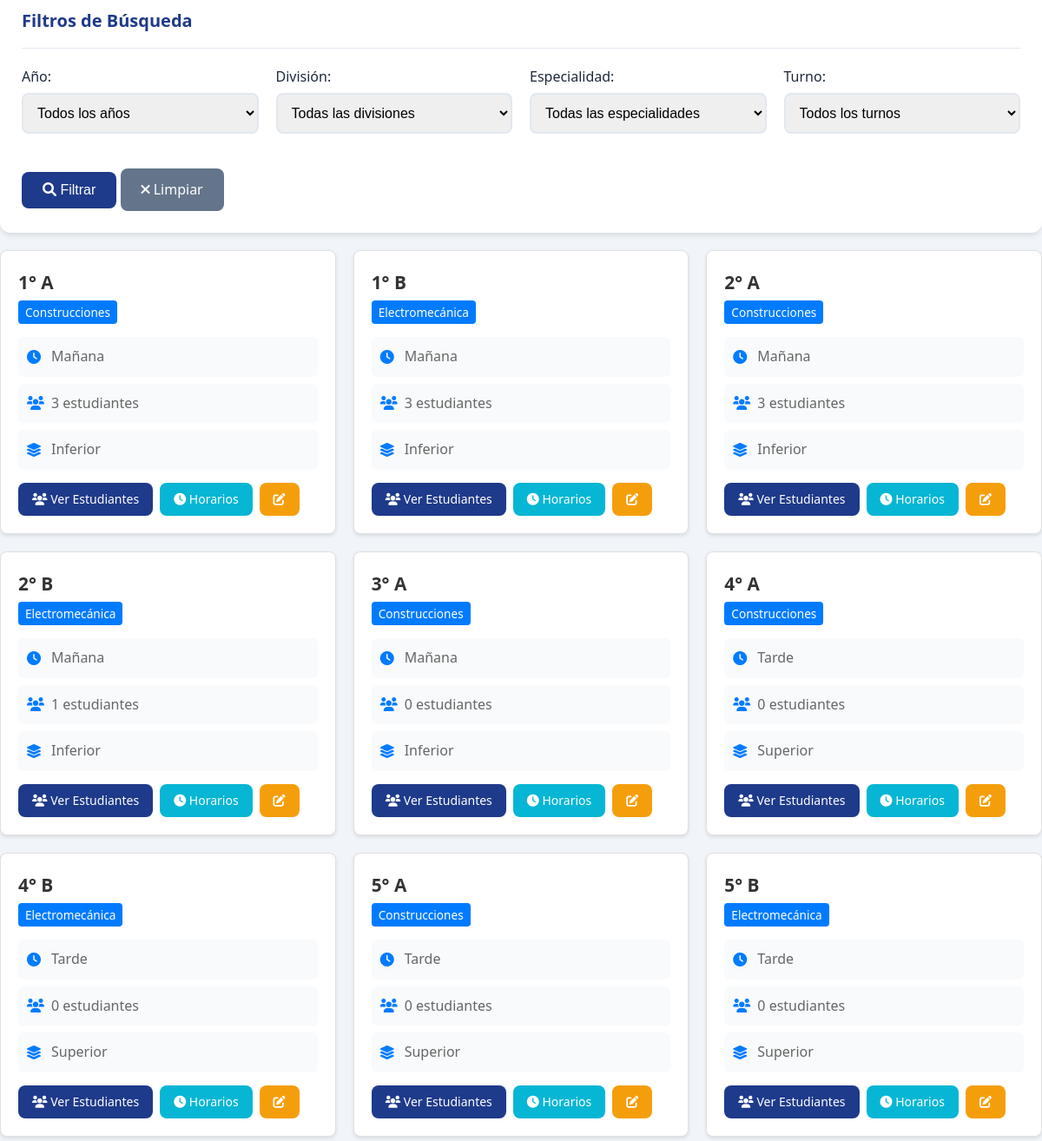
The app's page /cursos.php (signed in, middle part), older data.
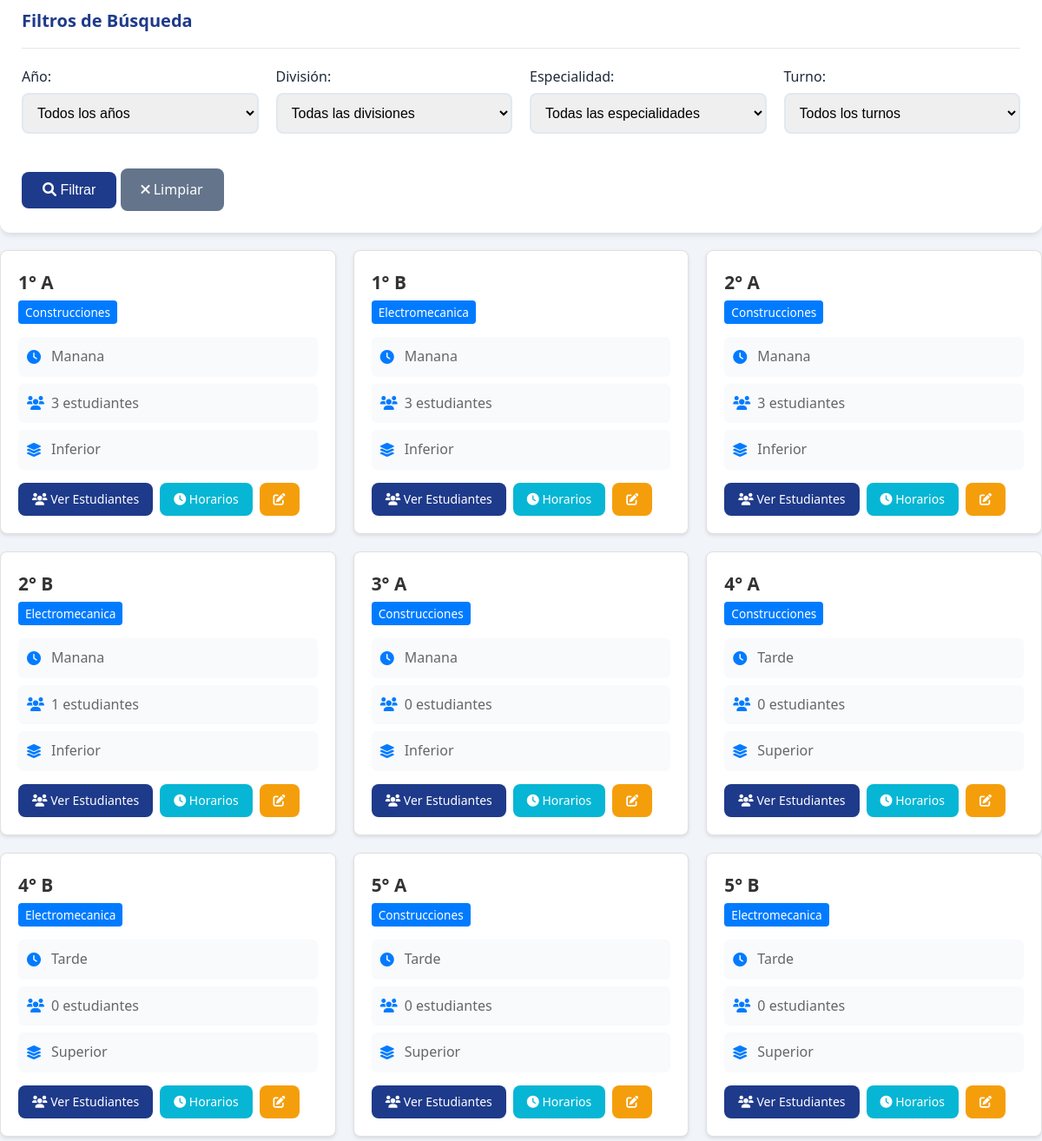
The same page, newer data.
### tables this page shows
CREATE TABLE IF NOT EXISTS cursos (
    id INT AUTO_INCREMENT PRIMARY KEY,
    anio INT NOT NULL,  
    division VARCHAR(5) NOT NULL,  
    turno_id INT NOT NULL,
    especialidad_id INT NOT NULL,
    taller_id INT,
    grado ENUM('inferior', 'superior') NOT NULL,  
    activo BOOLEAN DEFAULT TRUE,
    FOREIGN KEY (turno_id) REFERENCES turnos(id),
    FOREIGN KEY (especialidad_id) REFERENCES especialidades(id),
    FOREIGN KEY (taller_id) REFERENCES talleres(id)
);

CREATE TABLE IF NOT EXISTS turnos (
    id INT AUTO_INCREMENT PRIMARY KEY,
    nombre VARCHAR(20) NOT NULL,  
    hora_inicio TIME,
    hora_fin TIME
);

CREATE TABLE IF NOT EXISTS especialidades (
    id INT AUTO_INCREMENT PRIMARY KEY,
    nombre VARCHAR(100) NOT NULL,
    descripcion TEXT,
    activa BOOLEAN DEFAULT TRUE
);

### config/database.php (called while the page is built, shortened)
<?php
class Database {
    private static $instance = null;
    private $connection;
    private function __construct() {
        try {
            $this->connection = new PDO(
                "mysql:host=" . DB_HOST . ";dbname=" . DB_NAME . ";charset=utf8",
                DB_USER,
                DB_PASS,
                [
                    PDO::ATTR_ERRMODE => PDO::ERRMODE_EXCEPTION,
                    PDO::ATTR_DEFAULT_FETCH_MODE => PDO::FETCH_ASSOC,
                    PDO::ATTR_EMULATE_PREPARES => false
                ]
            );
        } catch (PDOException $e) {
            die("Error de conexión: " . $e->getMessage());
        }
    }
    public static function getInstance() {
        if (self::$instance === null) {
            self::$instance = new self();
        }
        return self::$instance;
    }
    public function query($sql, $params = []) {
        $stmt = $this->connection->prepare($sql);
        $stmt->execute($params);
        return $stmt;
    }
    public function fetchAll($sql, $params = []) {
        return $this->query($sql, $params)->fetchAll();
    }
}
?>

### cursos.php (the view, shortened to what the changed rows need)
<?php
include 'includes/header.php';
require_once 'config/database.php';
$db = Database::getInstance();
$where_conditions = ["c.activo = 1"];
$params = [];
$where_clause = implode(" AND ", $where_conditions);
$cursos = $db->fetchAll("
    SELECT c.*, esp.nombre as especialidad_nombre, t.nombre as turno_nombre,
           COUNT(e.id) as total_estudiantes,
           COUNT(CASE WHEN e.activo = 1 THEN 1 END) as estudiantes_activos
    FROM cursos c
    LEFT JOIN especialidades esp ON c.especialidad_id = esp.id
    LEFT JOIN turnos t ON c.turno_id = t.id
    LEFT JOIN estudiantes e ON c.id = e.curso_id
    WHERE $where_clause
    GROUP BY c.id
    ORDER BY c.anio, c.division
", $params);
?>
<section class="cursos-section">
    <div class="cursos-grid">
        <?php foreach ($cursos as $curso): ?>
        <div class="curso-card">
            <div class="curso-header">
                <h3><?php echo $curso['anio']; ?>° <?php echo htmlspecialchars($curso['division']); ?></h3>
                <span class="curso-especialidad"><?php echo htmlspecialchars($curso['especialidad_nombre']); ?></span>
            </div>
            <div class="curso-info">
                <div class="info-item">
                    <i class="fas fa-clock"></i>
                    <span><?php echo htmlspecialchars($curso['turno_nombre']); ?></span>
                </div>
                <div class="info-item">
                    <i class="fas fa-users"></i>
                    <span><?php echo $curso['estudiantes_activos']; ?> estudiantes</span>
                </div>
                <div class="info-item">
                    <i class="fas fa-layer-group"></i>
                    <span><?php echo ucfirst($curso['grado']); ?></span>
                </div>
            </div>
            <div class="curso-actions">
                <a href="estudiantes.php?curso=<?php echo $curso['id']; ?>" class="btn btn-sm btn-primary">
                    <i class="fas fa-users"></i> Ver Estudiantes
                </a>
                <a href="horarios.php?curso=<?php echo $curso['id']; ?>" class="btn btn-sm btn-info">
                    <i class="fas fa-clock"></i> Horarios
                </a>
                <a href="curso_editar.php?id=<?php echo $curso['id']; ?>" class="btn btn-sm btn-warning">
                    <i class="fas fa-edit"></i>
                </a>
            </div>
        </div>
        <?php endforeach; ?>
    </div>
</section>
<?php include 'includes/footer.php'; ?>

Row changes from the older to the newer data that the page shows:
changed through a linked row, cursos (number 1 of 9 on the later page): turno.nombre "Mañana" → "Manana"
changed through a linked row, cursos (number 2 of 9 on the later page): especialidad.nombre "Electromecánica" → "Electromecanica"; turno.nombre "Mañana" → "Manana"
changed through a linked row, cursos (number 3 of 9 on the later page): turno.nombre "Mañana" → "Manana"
changed through a linked row, cursos (number 4 of 9 on the later page): especialidad.nombre "Electromecánica" → "Electromecanica"; turno.nombre "Mañana" → "Manana"
changed through a linked row, cursos (number 5 of 9 on the later page): turno.nombre "Mañana" → "Manana"
changed through a linked row, cursos (number 7 of 9 on the later page): especialidad.nombre "Electromecánica" → "Electromecanica"
changed through a linked row, cursos (number 9 of 9 on the later page): especialidad.nombre "Electromecánica" → "Electromecanica"
